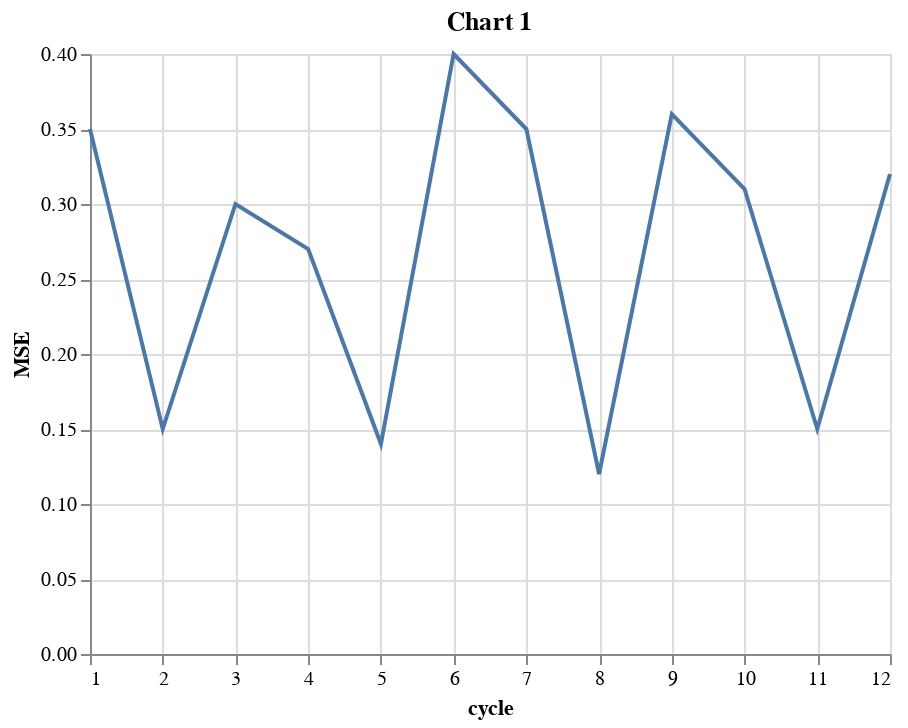

Notebook source saved alongside this figure:
### Code cell
s = pd.DataFrame({"MSE": [0.35, 0.15, 0.30, 0.27, 0.14, 0.40, 0.35, 0.12, 0.36, 0.31, 0.15, 0.32],
                  "cycle": np.arange(1, 13)})
alt.Chart(s).mark_line().encode(x="cycle", y="MSE").properties(title='Chart 1')

### Figure 1 — Vega-Lite specification as saved in the notebook (floating-point values rounded to 4 significant figures)
{"config": {"view": {"continuousWidth": 400, "continuousHeight": 300}}, "data": {"name": "data-2fb8460af59365532c40b2d7e4fe648a"}, "mark": "line", "encoding": {"x": {"type": "quantitative", "field": "cycle"}, "y": {"type": "quantitative", "field": "MSE"}}, "title": "Chart 1", "$schema": "https://vega.github.io/schema/vega-lite/v4.0.2.json", "datasets": {"data-2fb8460af59365532c40b2d7e4fe648a": [{"MSE": 0.35, "cycle": 1}, {"MSE": 0.15, "cycle": 2}, {"MSE": 0.3, "cycle": 3}, {"MSE": 0.27, "cycle": 4}, {"MSE": 0.14, "cycle": 5}, {"MSE": 0.4, "cycle": 6}, {"MSE": 0.35, "cycle": 7}, {"MSE": 0.12, "cycle": 8}, {"MSE": 0.36, "cycle": 9}, {"MSE": 0.31, "cycle": 10}, {"MSE": 0.15, "cycle": 11}, {"MSE": 0.32, "cycle": 12}]}}
